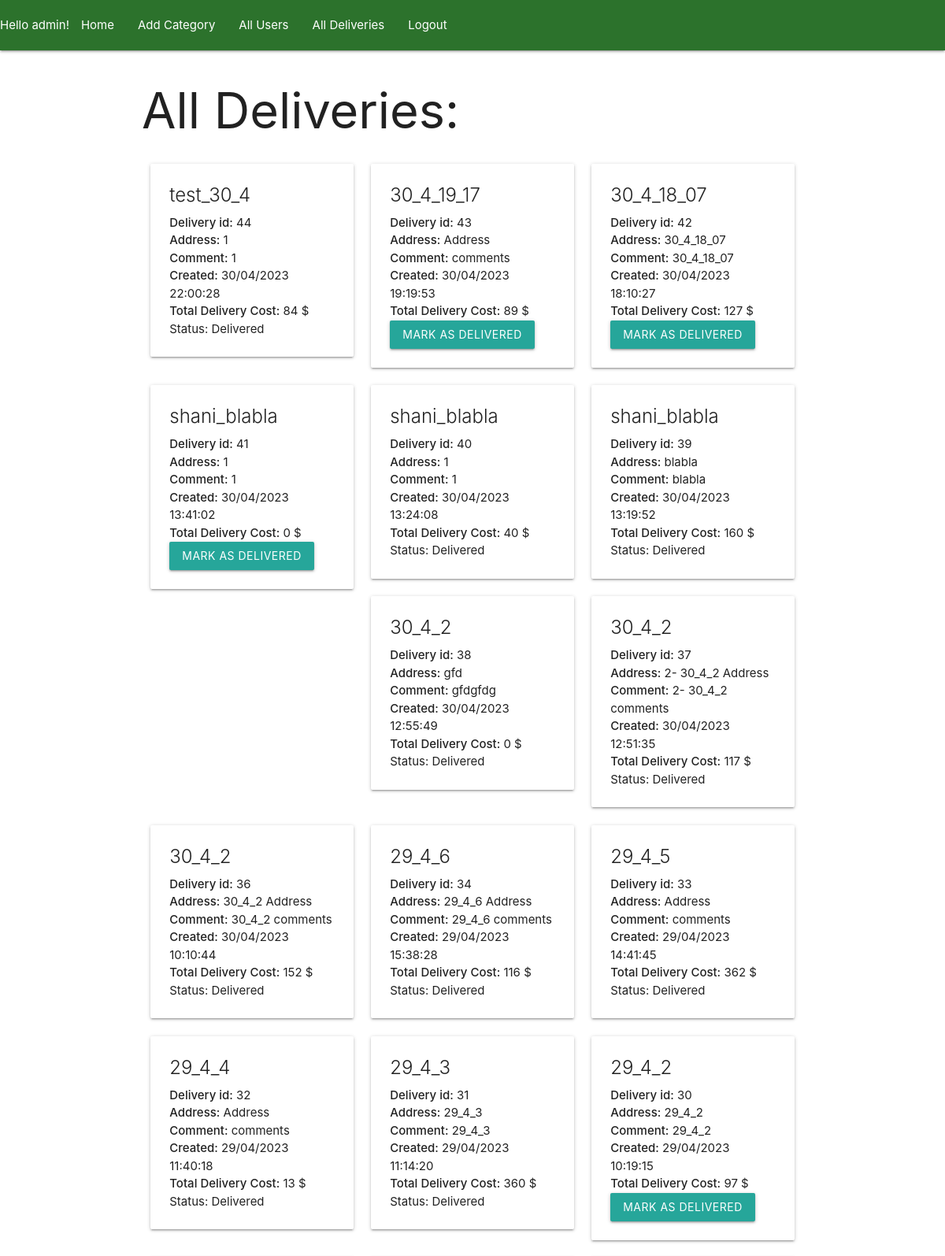
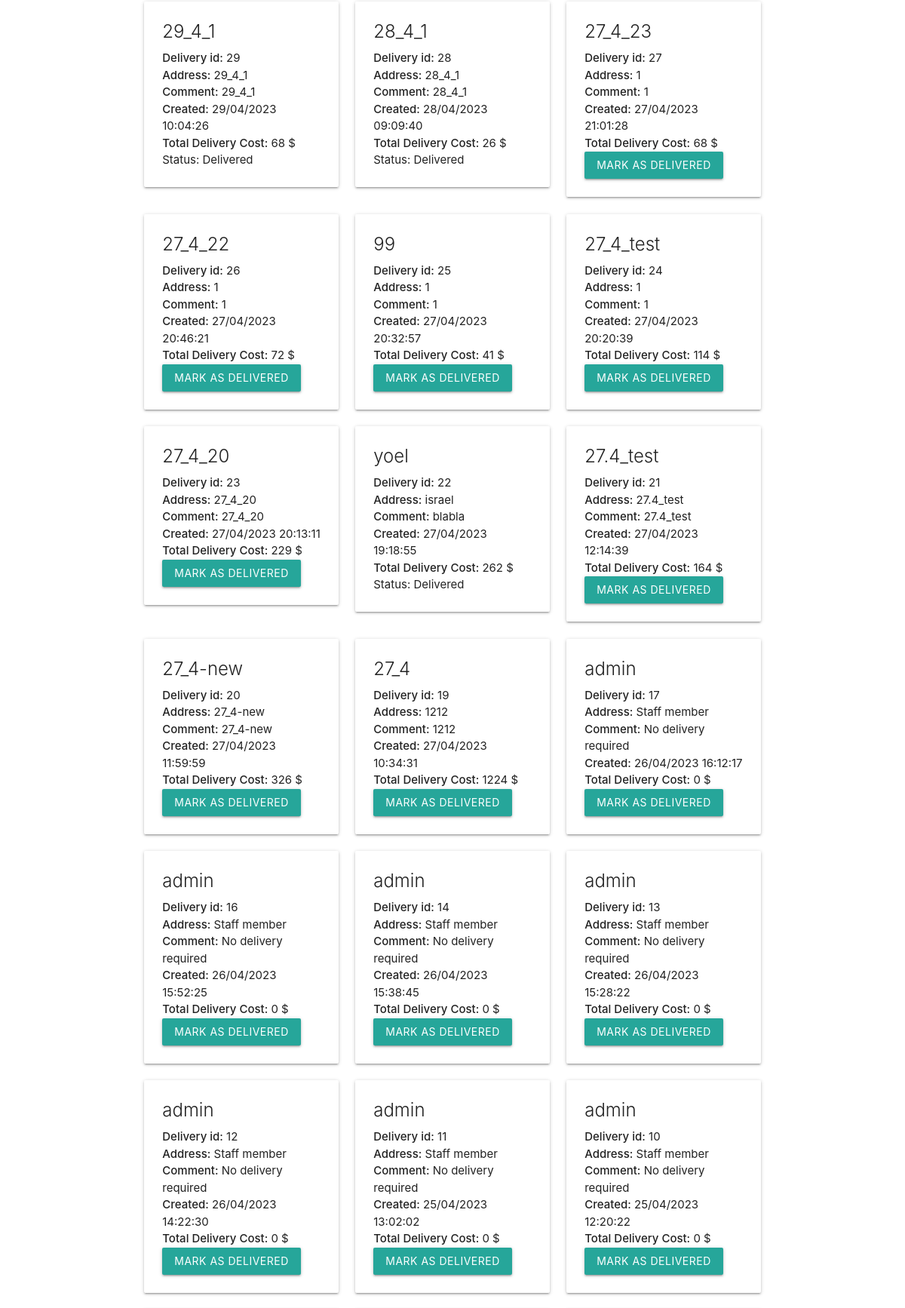
Screenshot of /all_deliveries/ (signed in, upper part) with the database file from the repository (2 pictures, top to bottom).
### orders/models.py (models this page shows)
class User(AbstractUser):
    def __str__(self):
        return self.username

class Delivery(models.Model):
    cart = models.OneToOneField(Cart, on_delete=models.CASCADE, primary_key=True)
    is_delivered = models.BooleanField(default=False)
    address = models.CharField(max_length=200, blank=False)
    comment = models.TextField(blank=True)
    created = models.DateTimeField(auto_now_add=True)

class Cart(models.Model):
    user = models.ForeignKey(User, on_delete=models.CASCADE, null=True, blank=True)

### manager/views.py (the view)
# urls.py: path('all_deliveries/', views.all_deliveries, name='all_deliveries'),
@staff_member_required(login_url="all_categories")
def all_deliveries(request):
    if request.method == 'POST':
        delivery = Delivery.objects.get(cart_id=request.POST['id'])
        delivery.is_delivered = True
        delivery.save()
        messages.success(request, f'Delivery #{delivery.cart_id} marked as delivered.')
        return redirect(reverse('all_deliveries'))
    all_deliveries = Delivery.objects.all()
    for delivery in all_deliveries:
        total = calculate_total(delivery.cart.item_set.all())
        delivery.total = total
    return render(request, 'manager/all_deliveries.html', {"all_deliveries": all_deliveries, "total": total})

### orders/views.py (called while the page is built)
def calculate_total(items):
    total = sum((item.amount * item.dish.price) for item in items)
    return total

### manager/templates/manager/all_deliveries.html (shortened to what this page needs)
{% extends 'base.html' %}
{% block content %}
  <h1>All Deliveries:</h1>
      <div class="row">
        {% for delivery in all_deliveries|slice:"::-1" %}
          <div class="col s12 m6 l4">
            <div class="card">
              <div class="card-content">
                <span class="card-title">{{ delivery.cart.user.username }}</span>
                <p><strong>Delivery id:</strong> {{ delivery.cart_id }}</p>
                <p><strong>Address:</strong> {{ delivery.address }}</p>
                <p><strong>Comment:</strong> {{ delivery.comment }}</p>
                <p><strong>Created:</strong> {{ delivery.created|date:"d/m/Y H:i:s" }}</p>
                <p><strong>Total Delivery Cost:</strong> {{ delivery.total|default:0 }} $</p>
                <p>
                  {% if delivery.is_delivered %}
                    Status: Delivered
                  {% else %}
                    <form action="{% url 'all_deliveries' %}" method="POST">
                      <button type="submit" class="btn">Mark as Delivered</button>
                    </form>
                  {% endif %}
                </p>
              </div>
            </div>
          </div>
        {% endfor %}
      </div>
{% endblock content %}

### templates/nav.html
<nav style="background-color: rgb(44, 114, 44);">
    <div class="nav-wrapper">
      <ul>
        {% if user.is_authenticated %}
          <li>Hello {{user.username}}!</a></li>
          <li><a href="{% url 'all_categories'%}">Home</a></li>
          {% if user.is_staff %}
            <li><a href="{% url 'add_category' %}">Add Category</a></li>
            <li><a href="{% url 'all_users' %}">All Users</a></li>
            <li><a href="{% url 'all_deliveries' %}">All Deliveries</a></li>
          {% else %}
          <li><a href="{% url 'update_user' id=user.id %}">Update Your Details</a></li>
          <li><a href="{% url 'show_cart' %}">Your Current Cart</a></li>
          <li><a href="{% url 'order_history' %}">Previous Orders</a></li>
          {% endif %}
          <li><a class="right" href="{% url 'logout_user' %}">Logout</a></li>
        {% else %}
          <li><a href="{% url 'signup_user' %}">Sign Up</a></li>
          <li><a href="{% url 'login_user' %}">Login</a></li>
        {% endif %}
      </ul>
    </div>
  </nav>

### rows the page displays
User: username "admin"
Delivery: cart.user.username "test_30_4", cart_id "44", address "1", comment "1", created "30/04/2023 22:00:28", total "84", is_delivered "Status: Delivered"
Delivery: cart.user.username "30_4_19_17", cart_id "43", address "Address", comment "comments", created "30/04/2023 19:19:53", total "89"
Delivery: cart.user.username "30_4_18_07", cart_id "42", address "30_4_18_07", comment "30_4_18_07", created "30/04/2023 18:10:27", total "127"
Delivery: cart.user.username "shani_blabla", cart_id "41", address "1", comment "1", created "30/04/2023 13:41:02", total "0"
Delivery: cart.user.username "shani_blabla", cart_id "40", address "1", comment "1", created "30/04/2023 13:24:08", total "40", is_delivered "Status: Delivered"
Delivery: cart.user.username "shani_blabla", cart_id "39", address "blabla", comment "blabla", created "30/04/2023 13:19:52", total "160", is_delivered "Status: Delivered"
Delivery: cart.user.username "30_4_2", cart_id "38", address "gfd", comment "gfdgfdg", created "30/04/2023 12:55:49", total "0", is_delivered "Status: Delivered"
Delivery: cart.user.username "30_4_2", cart_id "37", address "2- 30_4_2 Address", comment "2- 30_4_2 comments", created "30/04/2023 12:51:35", total "117", is_delivered "Status: Delivered"
Delivery: cart.user.username "30_4_2", cart_id "36", address "30_4_2 Address", comment "30_4_2 comments", created "30/04/2023 10:10:44", total "152", is_delivered "Status: Delivered"
Delivery: cart.user.username "29_4_6", cart_id "34", address "29_4_6 Address", comment "29_4_6 comments", created "29/04/2023 15:38:28", total "116", is_delivered "Status: Delivered"
Delivery: cart.user.username "29_4_5", cart_id "33", address "Address", comment "comments", created "29/04/2023 14:41:45", total "362", is_delivered "Status: Delivered"
Delivery: cart.user.username "29_4_4", cart_id "32", address "Address", comment "comments", created "29/04/2023 11:40:18", total "13", is_delivered "Status: Delivered"
Delivery: cart.user.username "29_4_3", cart_id "31", address "29_4_3", comment "29_4_3", created "29/04/2023 11:14:20", total "360", is_delivered "Status: Delivered"
Delivery: cart.user.username "29_4_2", cart_id "30", address "29_4_2", comment "29_4_2", created "29/04/2023 10:19:15", total "97"
Delivery: cart.user.username "29_4_1", cart_id "29", address "29_4_1", comment "29_4_1", created "29/04/2023 10:04:26", total "68", is_delivered "Status: Delivered"
Delivery: cart.user.username "28_4_1", cart_id "28", address "28_4_1", comment "28_4_1", created "28/04/2023 09:09:40", total "26", is_delivered "Status: Delivered"
Delivery: cart.user.username "27_4_23", cart_id "27", address "1", comment "1", created "27/04/2023 21:01:28", total "68"
Delivery: cart.user.username "27_4_22", cart_id "26", address "1", comment "1", created "27/04/2023 20:46:21", total "72"
Delivery: cart.user.username "99", cart_id "25", address "1", comment "1", created "27/04/2023 20:32:57", total "41"
Delivery: cart.user.username "27_4_test", cart_id "24", address "1", comment "1", created "27/04/2023 20:20:39", total "114"
Delivery: cart.user.username "27_4_20", cart_id "23", address "27_4_20", comment "27_4_20", created "27/04/2023 20:13:11", total "229"
Delivery: cart.user.username "yoel", cart_id "22", address "israel", comment "blabla", created "27/04/2023 19:18:55", total "262", is_delivered "Status: Delivered"
Delivery: cart.user.username "27.4_test", cart_id "21", address "27.4_test", comment "27.4_test", created "27/04/2023 12:14:39", total "164"
Delivery: cart.user.username "27_4-new", cart_id "20", address "27_4-new", comment "27_4-new", created "27/04/2023 11:59:59", total "326"
Delivery: cart.user.username "27_4", cart_id "19", address "1212", comment "1212", created "27/04/2023 10:34:31", total "1224"
Delivery: cart.user.username "admin", cart_id "17", address "Staff member", comment "No delivery required", created "26/04/2023 16:12:17", total "0"
Delivery: cart.user.username "admin", cart_id "16", address "Staff member", comment "No delivery required", created "26/04/2023 15:52:25", total "0"
Delivery: cart.user.username "admin", cart_id "14", address "Staff member", comment "No delivery required", created "26/04/2023 15:38:45", total "0"
Delivery: cart.user.username "admin", cart_id "13", address "Staff member", comment "No delivery required", created "26/04/2023 15:28:22", total "0"
Delivery: cart.user.username "admin", cart_id "12", address "Staff member", comment "No delivery required", created "26/04/2023 14:22:30", total "0"
Delivery: cart.user.username "admin", cart_id "11", address "Staff member", comment "No delivery required", created "25/04/2023 13:02:02", total "0"
Delivery: cart.user.username "admin", cart_id "10", address "Staff member", comment "No delivery required", created "25/04/2023 12:20:22", total "0"
